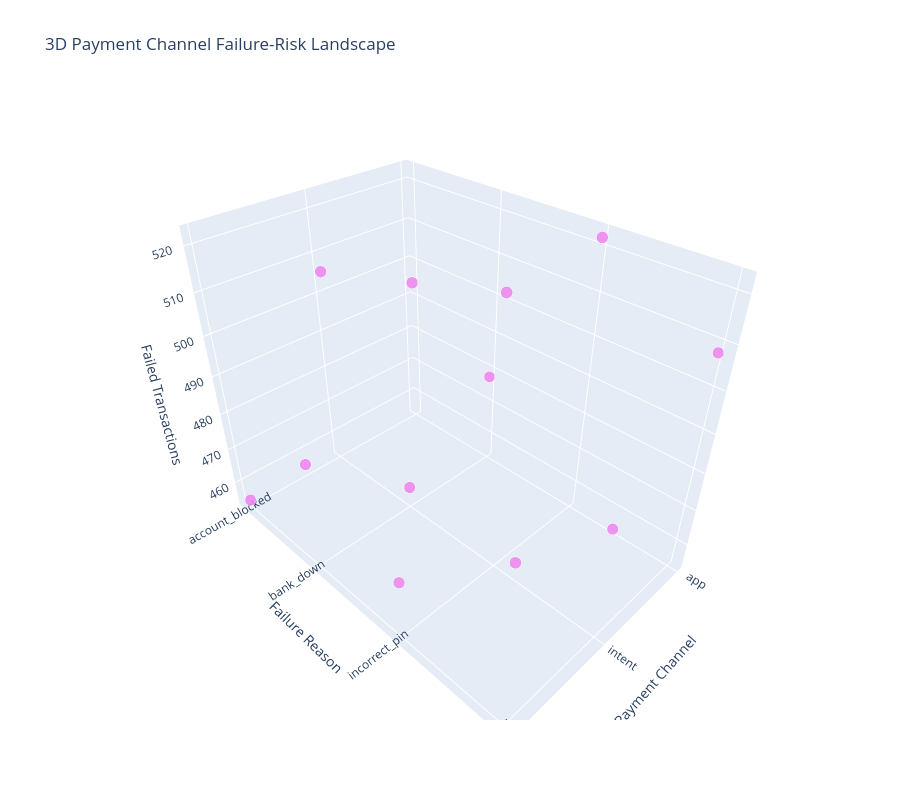

The notebook cell saved with this chart:
### Code cell
# TASK: Creating an interactive 3D failure landscape combining payment channel, failure reason, failure volume, and financial exposure.

failure_3d = failure_channel_analysis.copy()

fig = px.scatter_3d(
    failure_3d,
    x="channel",
    y="failure_reason",
    z="failed_transaction_count",
    size="total_failed_transaction_value",
    hover_name="failure_reason",
    hover_data={
        "channel": True,
        "failure_reason": True,
        "failed_transaction_count": True,
        "total_failed_transaction_value": ":.2f",
        "average_failed_transaction_value": ":.2f",
        "fraud_transactions": True,
        "fraud_rate_pct": ":.4f"
    },
    title="3D Payment Channel Failure-Risk Landscape",
    labels={
        "channel": "Payment Channel",
        "failure_reason": "Failure Reason",
        "failed_transaction_count": "Failed Transactions",
        "total_failed_transaction_value": "Failed Transaction Value"
    }
)

# Applying a violet visual treatment
fig.update_traces(
    marker=dict(
        color="violet",
        opacity=0.85
    )
)

# Improving the 3D scene height
fig.update_layout(
    height=800,
    scene=dict(
        xaxis=dict(
            title="Payment Channel"
        ),
        yaxis=dict(
            title="Failure Reason"
        ),
        zaxis=dict(
            title="Failed Transactions"
        )
    )
)

fig.show()

### Figure 1 — Plotly figure (JSON) as saved in the notebook; plotly's stock layout.template omitted (floating-point values rounded to 4 significant figures)
{"data": [{"customdata": [[21440.0, 43.4, 12.0, 2.429], [19100.0, 39.97, 11.0, 2.301], [21900.0, 41.95, 9.0, 1.724], [20990.0, 41.33, 9.0, 1.772], [21230.0, 41.95, 6.0, 1.186], [20620.0, 44.93, 8.0, 1.743], [22660.0, 43.58, 14.0, 2.692], [20160.0, 41.73, 14.0, 2.899], [19820.0, 43.55, 9.0, 1.978], [20450.0, 42.42, 10.0, 2.075], [20860.0, 44.47, 9.0, 1.919], [22030.0, 44.5, 14.0, 2.828]], "hovertemplate": "<b>%{hovertext}</b><br><br>Payment Channel=%{x}<br>Failure Reason=%{y}<br>Failed Transactions=%{z}<br>Failed Transaction Value=%{customdata[0]:.2f}<br>average_failed_transaction_value=%{customdata[1]:.2f}<br>fraud_transactions=%{customdata[2]}<br>fraud_rate_pct=%{customdata[3]:.4f}<extra></extra>", "hovertext": ["account_blocked", "bank_down", "incorrect_pin", "network_error", "account_blocked", "bank_down", "incorrect_pin", "network_error", "account_blocked", "bank_down", "incorrect_pin", "network_error"], "legendgroup": "", "marker": {"color": "violet", "opacity": 0.85, "size": [21440.0, 19100.0, 21900.0, 20990.0, 21230.0, 20620.0, 22660.0, 20160.0, 19820.0, 20450.0, 20860.0, 22030.0], "sizemode": "area", "sizeref": 56.65, "symbol": "circle"}, "mode": "markers", "name": "", "scene": "scene", "showlegend": false, "type": "scatter3d", "x": ["app", "app", "app", "app", "intent", "intent", "intent", "intent", "qr_code", "qr_code", "qr_code", "qr_code"], "y": ["account_blocked", "bank_down", "incorrect_pin", "network_error", "account_blocked", "bank_down", "incorrect_pin", "network_error", "account_blocked", "bank_down", "incorrect_pin", "network_error"], "z": [494, 478, 522, 508, 506, 459, 520, 483, 455, 482, 469, 495]}], "layout": {"height": 800, "legend": {"itemsizing": "constant", "tracegroupgap": 0}, "scene": {"domain": {"x": [0, 1], "y": [0, 1]}, "xaxis": {"title": {"text": "Payment Channel"}}, "yaxis": {"title": {"text": "Failure Reason"}}, "zaxis": {"title": {"text": "Failed Transactions"}}}, "title": {"text": "3D Payment Channel Failure-Risk Landscape"}}}
